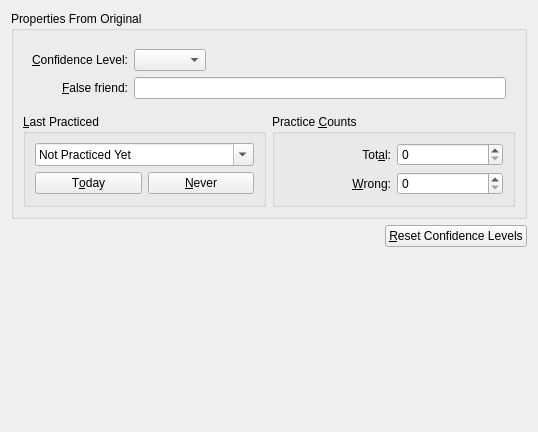
<ui version="4.0" >
 <author>Peter Hedlund</author>
 <class>FromToEntryPageForm</class>
 <widget class="QWidget" name="FromToEntryPageForm" >
  <property name="geometry" >
   <rect>
    <x>0</x>
    <y>0</y>
    <width>538</width>
    <height>432</height>
   </rect>
  </property>
  <property name="minimumSize" >
   <size>
    <width>326</width>
    <height>306</height>
   </size>
  </property>
  <property name="windowTitle" >
   <string>-</string>
  </property>
  <layout class="QVBoxLayout" >
   <item>
    <widget class="QGroupBox" name="direc_label" >
     <property name="title" >
      <string>Properties From Original</string>
     </property>
     <layout class="QGridLayout" >
      <property name="margin" >
       <number>9</number>
      </property>
      <property name="spacing" >
       <number>6</number>
      </property>
      <item row="0" column="0" colspan="2" >
       <layout class="QGridLayout" >
        <property name="margin" >
         <number>9</number>
        </property>
        <property name="spacing" >
         <number>6</number>
        </property>
        <item row="0" column="2" >
         <spacer>
          <property name="orientation" >
           <enum>Qt::Horizontal</enum>
          </property>
          <property name="sizeType" >
           <enum>QSizePolicy::Expanding</enum>
          </property>
          <property name="sizeHint" stdset="0" >
           <size>
            <width>20</width>
            <height>20</height>
           </size>
          </property>
         </spacer>
        </item>
        <item row="1" column="1" colspan="2" >
         <widget class="KLineEdit" name="fauxami_line" >
          <property name="sizePolicy" >
           <sizepolicy vsizetype="Preferred" hsizetype="Expanding" >
            <horstretch>0</horstretch>
            <verstretch>0</verstretch>
           </sizepolicy>
          </property>
         </widget>
        </item>
        <item row="0" column="0" >
         <widget class="QLabel" name="grade_label" >
          <property name="text" >
           <string>&amp;Confidence Level:</string>
          </property>
          <property name="alignment" >
           <set>Qt::AlignRight|Qt::AlignTrailing|Qt::AlignVCenter</set>
          </property>
          <property name="buddy" >
           <cstring>gradebox</cstring>
          </property>
         </widget>
        </item>
        <item row="0" column="1" >
         <widget class="KComboBox" name="gradebox" >
          <property name="sizePolicy" >
           <sizepolicy vsizetype="Preferred" hsizetype="Minimum" >
            <horstretch>0</horstretch>
            <verstretch>0</verstretch>
           </sizepolicy>
          </property>
         </widget>
        </item>
        <item row="1" column="0" >
         <widget class="QLabel" name="fauxami_label" >
          <property name="text" >
           <string>&amp;False friend:</string>
          </property>
          <property name="alignment" >
           <set>Qt::AlignRight|Qt::AlignTrailing|Qt::AlignVCenter</set>
          </property>
          <property name="buddy" >
           <cstring>fauxami_line</cstring>
          </property>
         </widget>
        </item>
       </layout>
      </item>
      <item row="1" column="1" >
       <widget class="QGroupBox" name="GroupBox3" >
        <property name="title" >
         <string>Practice &amp;Counts</string>
        </property>
        <layout class="QGridLayout" >
         <property name="margin" >
          <number>9</number>
         </property>
         <property name="spacing" >
          <number>6</number>
         </property>
         <item row="1" column="1" >
          <widget class="KIntSpinBox" name="badCountEdit" >
           <property name="minimum" >
            <number>0</number>
           </property>
           <property name="maximum" >
            <number>999999999</number>
           </property>
           <property name="value" >
            <number>0</number>
           </property>
          </widget>
         </item>
         <item row="0" column="1" >
          <widget class="KIntSpinBox" name="totalCountEdit" >
           <property name="maximum" >
            <number>999999999</number>
           </property>
          </widget>
         </item>
         <item row="1" column="0" >
          <widget class="QLabel" name="bcount_label" >
           <property name="text" >
            <string>&amp;Wrong:</string>
           </property>
           <property name="alignment" >
            <set>Qt::AlignRight|Qt::AlignTrailing|Qt::AlignVCenter</set>
           </property>
           <property name="buddy" >
            <cstring>badCountEdit</cstring>
           </property>
          </widget>
         </item>
         <item row="0" column="0" >
          <widget class="QLabel" name="qcount_label" >
           <property name="text" >
            <string>Tot&amp;al:</string>
           </property>
           <property name="alignment" >
            <set>Qt::AlignRight|Qt::AlignTrailing|Qt::AlignVCenter</set>
           </property>
           <property name="buddy" >
            <cstring>totalCountEdit</cstring>
           </property>
          </widget>
         </item>
        </layout>
       </widget>
      </item>
      <item row="1" column="0" >
       <widget class="QGroupBox" name="GroupBox2" >
        <property name="title" >
         <string>&amp;Last Practiced</string>
        </property>
        <layout class="QGridLayout" >
         <property name="margin" >
          <number>9</number>
         </property>
         <property name="spacing" >
          <number>6</number>
         </property>
         <item row="1" column="1" >
          <widget class="QPushButton" name="never" >
           <property name="text" >
            <string>&amp;Never</string>
           </property>
          </widget>
         </item>
         <item row="1" column="0" >
          <widget class="QPushButton" name="today" >
           <property name="text" >
            <string>T&amp;oday</string>
           </property>
          </widget>
         </item>
         <item row="0" column="0" colspan="2" >
          <widget class="QDateEdit" name="queryDateEdit" >
           <property name="sizePolicy" >
            <sizepolicy vsizetype="Fixed" hsizetype="MinimumExpanding" >
             <horstretch>0</horstretch>
             <verstretch>0</verstretch>
            </sizepolicy>
           </property>
           <property name="acceptDrops" >
            <bool>false</bool>
           </property>
           <property name="toolTip" >
            <string>The date this expression was last practiced</string>
           </property>
           <property name="specialValueText" >
            <string>Not Practiced Yet</string>
           </property>
           <property name="dateTime" >
            <datetime>
             <hour>0</hour>
             <minute>0</minute>
             <second>0</second>
             <year>1999</year>
             <month>1</month>
             <day>1</day>
            </datetime>
           </property>
           <property name="minimumDate" >
            <date>
             <year>1999</year>
             <month>1</month>
             <day>1</day>
            </date>
           </property>
           <property name="displayFormat" >
            <string>dd.MM.yyyy</string>
           </property>
           <property name="calendarPopup" >
            <bool>true</bool>
           </property>
          </widget>
         </item>
        </layout>
       </widget>
      </item>
     </layout>
    </widget>
   </item>
   <item>
    <layout class="QHBoxLayout" >
     <item>
      <spacer>
       <property name="orientation" >
        <enum>Qt::Horizontal</enum>
       </property>
       <property name="sizeHint" stdset="0" >
        <size>
         <width>40</width>
         <height>20</height>
        </size>
       </property>
      </spacer>
     </item>
     <item>
      <widget class="QPushButton" name="resetGradesButton" >
       <property name="text" >
        <string>&amp;Reset Confidence Levels</string>
       </property>
      </widget>
     </item>
    </layout>
   </item>
   <item>
    <spacer>
     <property name="orientation" >
      <enum>Qt::Vertical</enum>
     </property>
     <property name="sizeHint" stdset="0" >
      <size>
       <width>421</width>
       <height>41</height>
      </size>
     </property>
    </spacer>
   </item>
  </layout>
 </widget>
 <customwidgets>
  <customwidget>
   <class>KComboBox</class>
   <extends>QComboBox</extends>
   <header>kcombobox.h</header>
  </customwidget>
  <customwidget>
   <class>KIntSpinBox</class>
   <extends>QSpinBox</extends>
   <header>knuminput.h</header>
  </customwidget>
  <customwidget>
   <class>KLineEdit</class>
   <extends>QLineEdit</extends>
   <header>klineedit.h</header>
  </customwidget>
 </customwidgets>
 <tabstops>
  <tabstop>gradebox</tabstop>
  <tabstop>fauxami_line</tabstop>
  <tabstop>queryDateEdit</tabstop>
  <tabstop>today</tabstop>
  <tabstop>never</tabstop>
  <tabstop>totalCountEdit</tabstop>
  <tabstop>badCountEdit</tabstop>
 </tabstops>
 <resources/>
 <connections/>
</ui>
